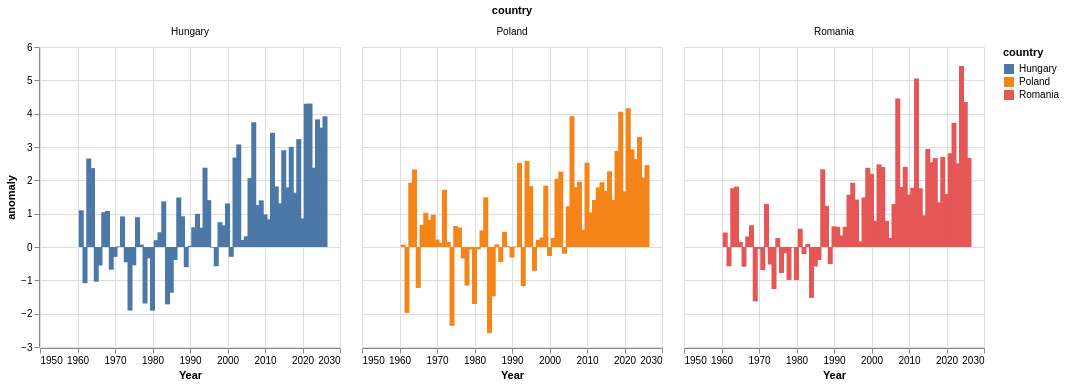

The code cell stored with this chart in its notebook:
### Markdown cell above
## Findings

Sketch the results

### Code cell
alt.Chart(analysis_df).mark_bar().encode(
    x=alt.X(
        'year:Q',
        title='Year',
        axis=alt.Axis(
            format="d",
            tickMinStep=5,
        ),
    ),
    y='anomaly:Q',
    facet='country:N',
    color='country:N'
 ).properties(width=300)

### Figure 1 — Vega-Lite specification as saved in the notebook (floating-point values rounded to 4 significant figures; data arrays with more than 128 entries replaced by an {"elided": "..."} marker saying what was removed)
{"config": {"view": {"continuousWidth": 300, "continuousHeight": 300}}, "data": {"name": "data-e58a3d21407c459fb2c6ea1e5f04eea1"}, "mark": {"type": "bar"}, "encoding": {"color": {"field": "country", "type": "nominal"}, "facet": {"field": "country", "type": "nominal"}, "x": {"axis": {"format": "d", "tickMinStep": 5}, "field": "year", "title": "Year", "type": "quantitative"}, "y": {"field": "anomaly", "type": "quantitative"}}, "width": 300, "$schema": "https://vega.github.io/schema/vega-lite/v6.4.1.json", "datasets": {"data-e58a3d21407c459fb2c6ea1e5f04eea1": {"elided": "198 records"}}}
